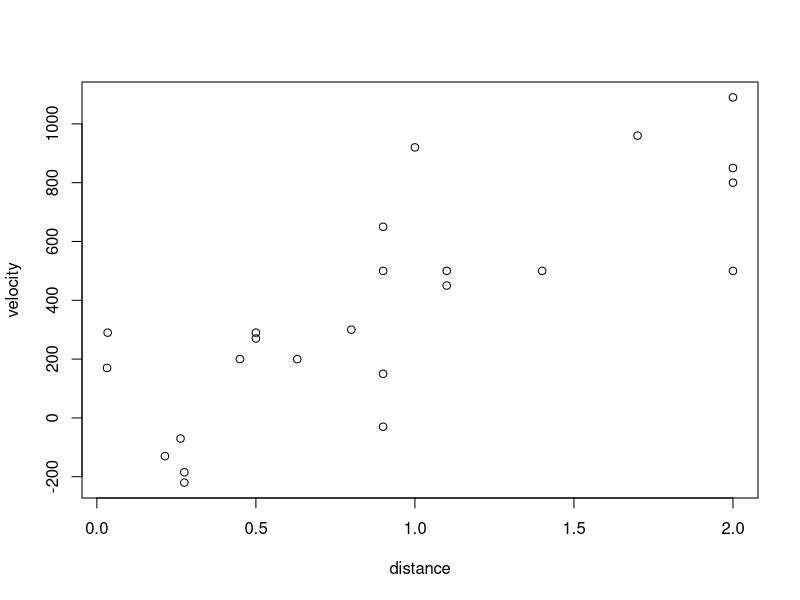
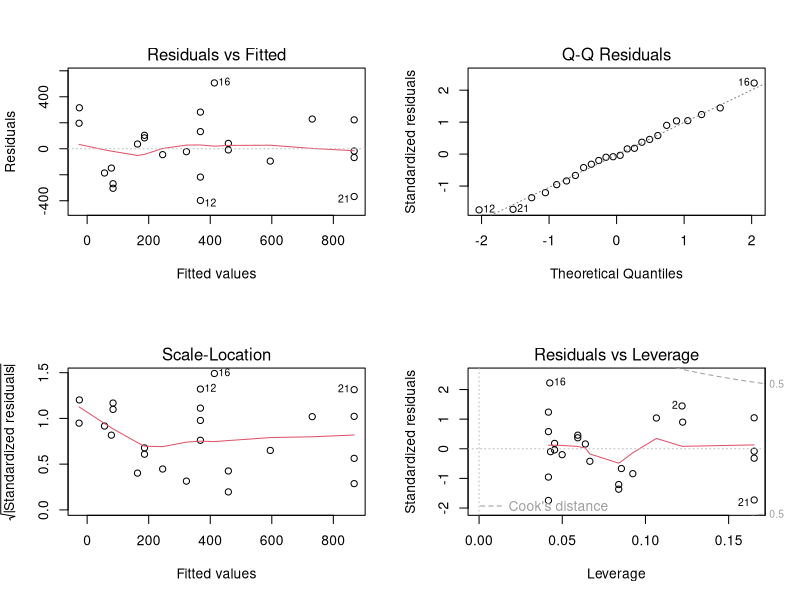
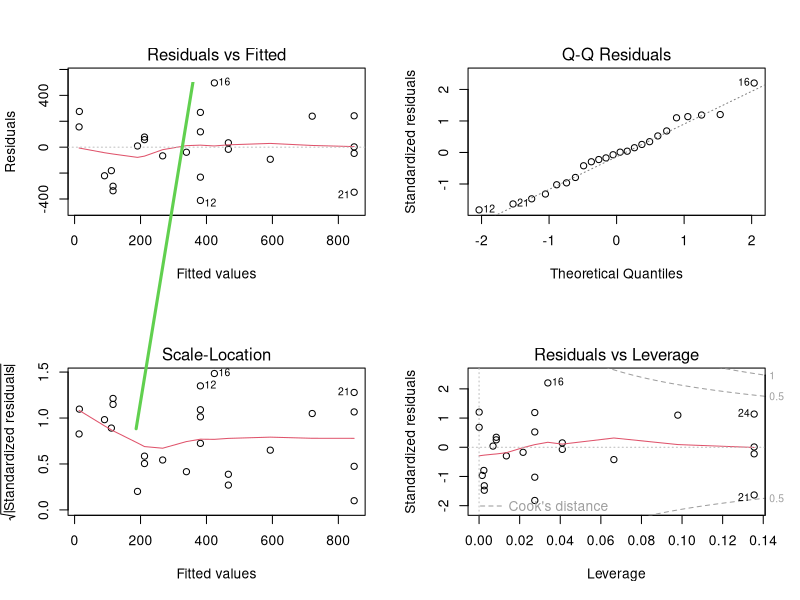
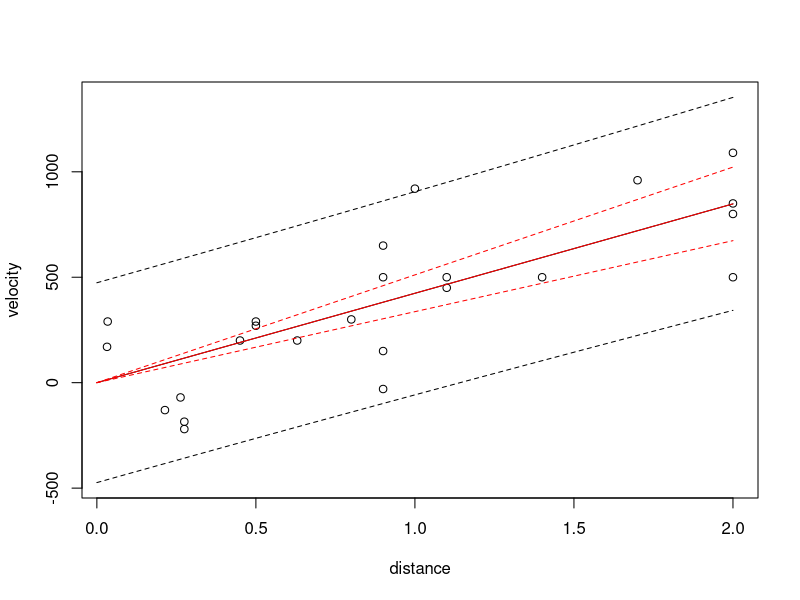
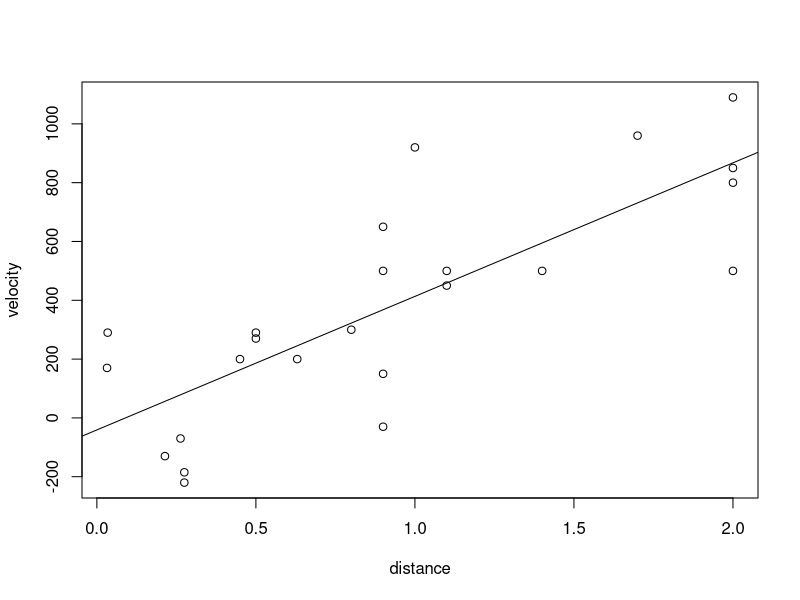
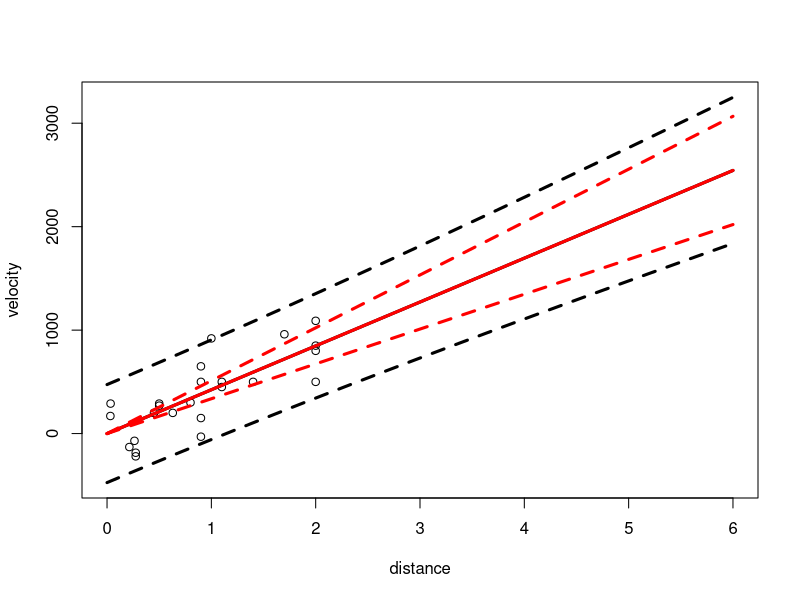
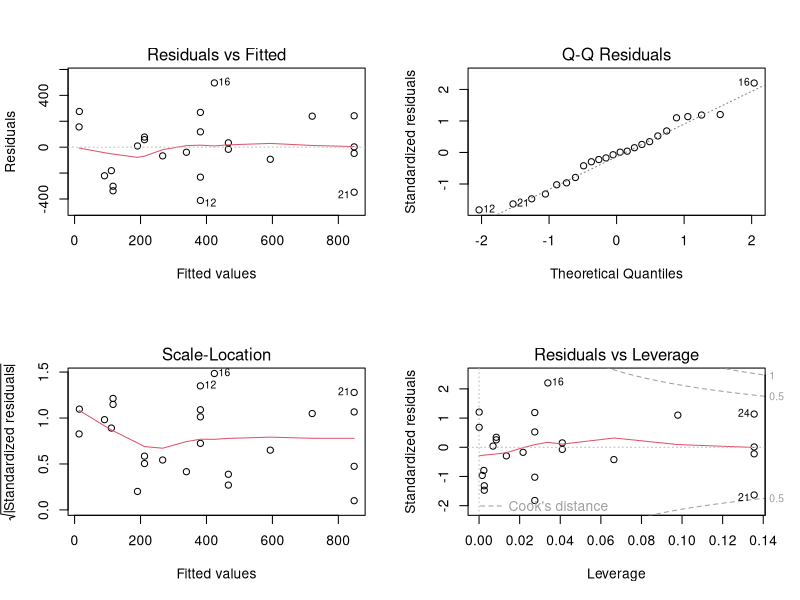

The R source for these figures, in order:

###############################################
## Day 2: Example: Hubble's law
###############################################
hub<-read.table("hubble.txt",header=TRUE)
summary(hub)
plot(velocity~distance,hub)
lm1<-lm(velocity~distance,data=hub)
summary(lm1)
par(mfrow=c(2,2))
plot(lm1) ## OK
#intercept in not significant, so -1
lm2<-lm(velocity~distance-1,hub)
lm2<-update(lm1,~.-1) #for formula, "." 
summary(lm2)
par(mfrow=c(2,2))
plot(lm2) # standardized resid = resid/ standard var

## Looking at prediction interval and conf interval:
par(mfrow=c(1,1))
abline(lm2,col=3,lwd=3)
pred.data <- data.frame(distance=seq(0,max(hub$distance),length=100))
pred.int<-predict(lm2,int="prediction",newdata=pred.data)
plot(velocity~distance,hub, ylim=range(hub$velocity, pred.int, na.rm=T))
pred.x <- pred.data$distance
matlines(pred.x, pred.int, lty=c(1,2,2), col="black")
conf.int<-predict(lm2, int="confidence", newdata=pred.data)
matlines(pred.x, conf.int, lty=c(1,2,2), col="red")

# v[y]= v[x * theta +e]= x v[theta] trans[x] + sigma^2 
# x v[theta] trans[x]  /Red
# x v[theta] trans[x] + sigma^2 //Black

## Predicting outside the range of the data
par(mfrow=c(1,1))
plot(velocity~distance,hub)
abline(lm1)
pred.data <- data.frame(distance=seq(0,max(hub$distance)*3,length=30))
pred.int<-predict(lm2,int="prediction",newdata=pred.data)
plot(velocity~distance,hub, ylim=range(hub$velocity, pred.int, na.rm=T),xlim=c(0,6))
pred.x <- pred.data$distance
matlines(pred.x, pred.int, lty=c(1,2,2), col="black",lwd=3)
conf.int<-predict(lm2, int="confidence", newdata=pred.data)
matlines(pred.x, conf.int, lty=c(1,2,2), col="red",lwd=3)

## How to get to the prediction interval
summary(lm2)
leg<-predict(lm1,int="prediction",newdata=pred.data,se.fit=TRUE)
str(leg)
cbind(leg[[1]][,1]-leg[[1]][,2],sqrt(leg$se.fit*leg$se.fit+leg$res*leg$res)*qt(0.975,22))

## Diagnostic plots
par(mfrow=c(2,2))
plot(lm2)

